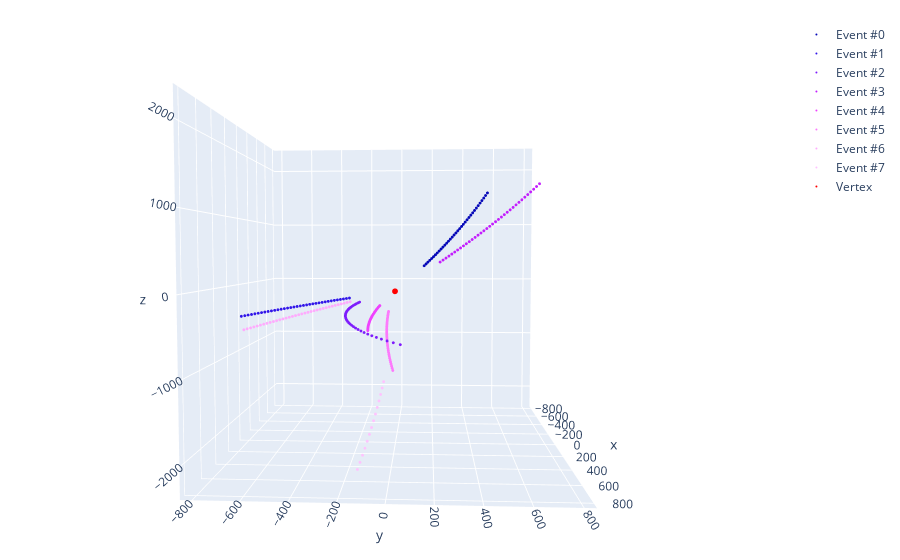

Notebook code for this chart:
### Code cell
draw_event(
    hits=hits,
    fakes=None,
    vertex=vertex.numpy,
    labels=labels,
)
